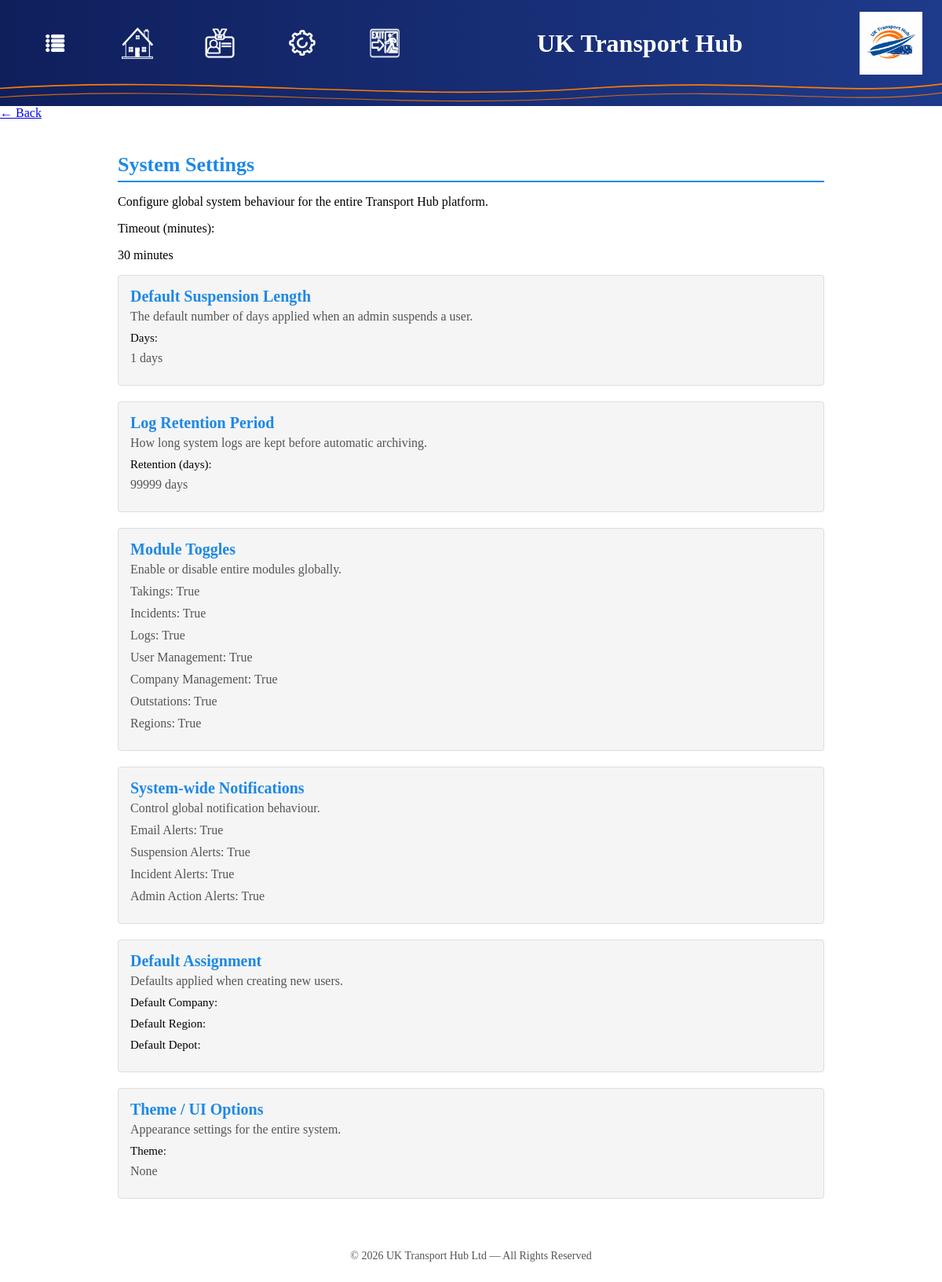
The page /settings/system (signed in) on the database its author committed.
### database.py (models this page shows)
class SystemSettings(db.Model):
    __tablename__ = "system_settings"
    id = db.Column(db.Integer, primary_key=True)
    session_timeout = db.Column(db.Integer, default=30)
    superadmin_protection = db.Column(db.Boolean, default=True)
    default_suspension_length = db.Column(db.Integer, default=7)
    log_retention = db.Column(db.Integer, default=30)
    module_takings = db.Column(db.Boolean, default=True)
    module_incidents = db.Column(db.Boolean, default=True)
    module_logs = db.Column(db.Boolean, default=True)
    module_user_management = db.Column(db.Boolean, default=True)
    module_company_management = db.Column(db.Boolean, default=True)
    module_outstations = db.Column(db.Boolean, default=True)
    module_regions = db.Column(db.Boolean, default=True)
    notify_email = db.Column(db.Boolean, default=True)
    notify_suspension = db.Column(db.Boolean, default=True)
    notify_incident = db.Column(db.Boolean, default=True)
    notify_admin_action = db.Column(db.Boolean, default=True)
    default_company = db.Column(db.String(100), default="")
    default_region = db.Column(db.String(100), default="")
    default_depot = db.Column(db.String(100), default="")
    theme = db.Column(db.String(20), default="light")

### app.py (the view)
@app.route("/settings/system")
@login_required
def settings_system():
    settings = SystemSettings.query.first()
    return render_template("system_settings.html", settings=settings)

### app.py (called while the page is built)
@login_manager.user_loader
def load_user(user_id):
    return db.session.get(User, int(user_id))

def load_maintenance_state():
    try:
        if os.path.exists(STATE_FILE):
            with open(STATE_FILE, "r") as f:
                data = json.load(f)
                return data.get("maintenance_mode", False)
    except Exception as e:
        app.logger.error(f"Error loading maintenance state: {e}")
    return False

@app.before_request
def store_last_page():
    if request.method == "GET":
        if request.path != "/settings":
            session["last_page"] = request.path

@app.context_processor
def inject_home_target():
    user_id = session.get("user_id")
    if not user_id:
        return dict(
            home_target="login",
            user_roles=[]
        )
    user = db.session.get(User, user_id)
    if not user:
        return dict(
            home_target="login",
            user_roles=[]
        )
    if user.role_driver:
        home = "driver_dashboard"
    elif user.role_enthusiast:
        home = "enthusiast_dashboard"
    else:
        home = "enthusiast_dashboard"
    return dict(
        home_target=home,
        user_roles=get_all_roles(user)
    )

def get_all_roles(user):
    if not user.is_authenticated:
        return []
    roles = []
    if current_user.role_superadmin:
        roles.append("Superadmin")
    if current_user.role_admin:
        roles.append("Admin")
    if user.role_driver:
        roles.append("Driver")
    if user.role_enthusiast:
        roles.append("Enthusiast")
    return roles

### templates/system_settings.html (shortened to what this page needs)
{% extends "base.html" %}
{% set page_title = "UK Transport Hub" %}
{% set home_target = "home" %}
{% set is_drivers_hub = False %}
{% block content %}
<a href="javascript:history.back()" class="back-btn">← Back</a>
<div class="admin-container">
    <h2>System Settings</h2>
    <p>Configure global system behaviour for the entire Transport Hub platform.</p>
    <form method="POST" action="/settings/system/save">
		<label>Timeout (minutes):</label>
		{% if current_user.role_superadmin %}
		<input type="number" name="session_timeout" value="{{ settings.session_timeout }}">
		{% else %}
		<p>{{ settings.session_timeout }} minutes</p>
		{% endif %}
        <div class="settings-section">
            <h3>Default Suspension Length</h3>
            <p>The default number of days applied when an admin suspends a user.</p>
			<label>Days:</label>
			{% if current_user.role_superadmin %}
			<input type="number" name="default_suspension_length" value="{{ settings.default_suspension_length }}">
			{% else %}
			<p>{{ settings.default_suspension_length }} days</p>
			{% endif %}
        </div>
        <div class="settings-section">
            <h3>Log Retention Period</h3>
            <p>How long system logs are kept before automatic archiving.</p>
			<label>Retention (days):</label>
			{% if current_user.role_superadmin %}
			<input type="number" name="log_retention" value="{{ settings.log_retention }}">
			{% else %}
			<p>{{ settings.log_retention }} days</p>
			{% endif %}
        </div>
        <div class="settings-section">
            <h3>Module Toggles</h3>
            <p>Enable or disable entire modules globally.</p>
			{% if current_user.role_superadmin %}
				<label><input type="checkbox" name="module_takings" {% if settings.module_takings %}checked{% endif %}> Takings</label><br>
				<label><input type="checkbox" name="module_incidents" {% if settings.module_incidents %}checked{% endif %}> Incidents</label><br>
				<label><input type="checkbox" name="module_logs" {% if settings.module_logs %}checked{% endif %}> Logs</label><br>
				<label><input type="checkbox" name="module_user_management" {% if settings.module_user_management %}checked{% endif %}> User Management</label><br>
				<label><input type="checkbox" name="module_company_management" {% if settings.module_company_management %}checked{% endif %}> Company Management</label><br>
				<label><input type="checkbox" name="module_outstations" {% if settings.module_outstations %}checked{% endif %}> Outstations</label><br>
				<label><input type="checkbox" name="module_regions" {% if settings.module_regions %}checked{% endif %}> Regions</label><br>
			{% else %}
				<p>Takings: {{ settings.module_takings }}</p>
				<p>Incidents: {{ settings.module_incidents }}</p>
				<p>Logs: {{ settings.module_logs }}</p>
				<p>User Management: {{ settings.module_user_management }}</p>
				<p>Company Management: {{ settings.module_company_management }}</p>
				<p>Outstations: {{ settings.module_outstations }}</p>
				<p>Regions: {{ settings.module_regions }}</p>
			{% endif %}
        </div>
		<div class="settings-section">
			<h3>System-wide Notifications</h3>
			<p>Control global notification behaviour.</p>
			{% if current_user.role_superadmin %}
				<label><input type="checkbox" name="notify_email"
					{% if settings.notify_email %}checked{% endif %}> Email Alerts</label><br>
				<label><input type="checkbox" name="notify_suspension"
					{% if settings.notify_suspension %}checked{% endif %}> Suspension Alerts</label><br>
				<label><input type="checkbox" name="notify_incident"
					{% if settings.notify_incident %}checked{% endif %}> Incident Alerts</label><br>
				<label><input type="checkbox" name="notify_admin_action"
					{% if settings.notify_admin_action %}checked{% endif %}> Admin Action Alerts</label><br>
			{% else %}
				<p>Email Alerts: {{ settings.notify_email }}</p>
				<p>Suspension Alerts: {{ settings.notify_suspension }}</p>
				<p>Incident Alerts: {{ settings.notify_incident }}</p>
				<p>Admin Action Alerts: {{ settings.notify_admin_action }}</p>
			{% endif %}
		</div>
		<div class="settings-section">
			<h3>Default Assignment</h3>
			<p>Defaults applied when creating new users.</p>
			<label>Default Company:</label>
			<label>Default Region:</label>
			<label>Default Depot:</label>
		</div>
		<div class="settings-section">
			<h3>Theme / UI Options</h3>
			<p>Appearance settings for the entire system.</p>
			<label>Theme:</label>
			<p>{{ settings.theme }}</p>
		</div>
    </form>
</div>
{% endblock %}

### static/style.css (style rules this page uses)
html, body { height: 100%; margin: 0; }
body { display: flex; flex-direction: column; }
:root { --hub-blue: #0A2A66; --hub-blue-dark: #061B44; --hub-grey: #f5f5f5; --hub-text: #333; }
h2, h3, h4 { color: var(--hub-blue); font-weight: 700; }

### templates/system_settings.html (style rules this page uses)
.admin-container { width: 900px; margin: 0 auto; padding: 20px; }
h2 { margin-bottom: 10px; font-size: 26px; color: #1E88E5; border-bottom: 2px solid #1E88E5; padding-bottom: 5px; }
.settings-section { background: #f5f5f5; border: 1px solid #ddd; padding: 15px; margin-bottom: 20px; border-radius: 4px; }
.settings-section h3 { margin-top: 0; color: #1E88E5; font-size: 20px; margin-bottom: 5px; }
.settings-section p { margin: 0 0 10px 0; color: #555; }
.settings-section label { display: block; margin-bottom: 8px; font-size: 15px; }

### rows shown on the page
SystemSettings: session_timeout "30", default_suspension_length "1", log_retention "99999", module_takings "True", module_incidents "True", module_logs "True", module_user_management "True", module_company_management "True", module_outstations "True", module_regions "True", notify_email "True", notify_suspension "True", notify_incident "True", notify_admin_action "True", theme "None"

### other values the page prints
{{ page_title if page_title else "UK Transport Hub" }} "UK Transport Hub"
